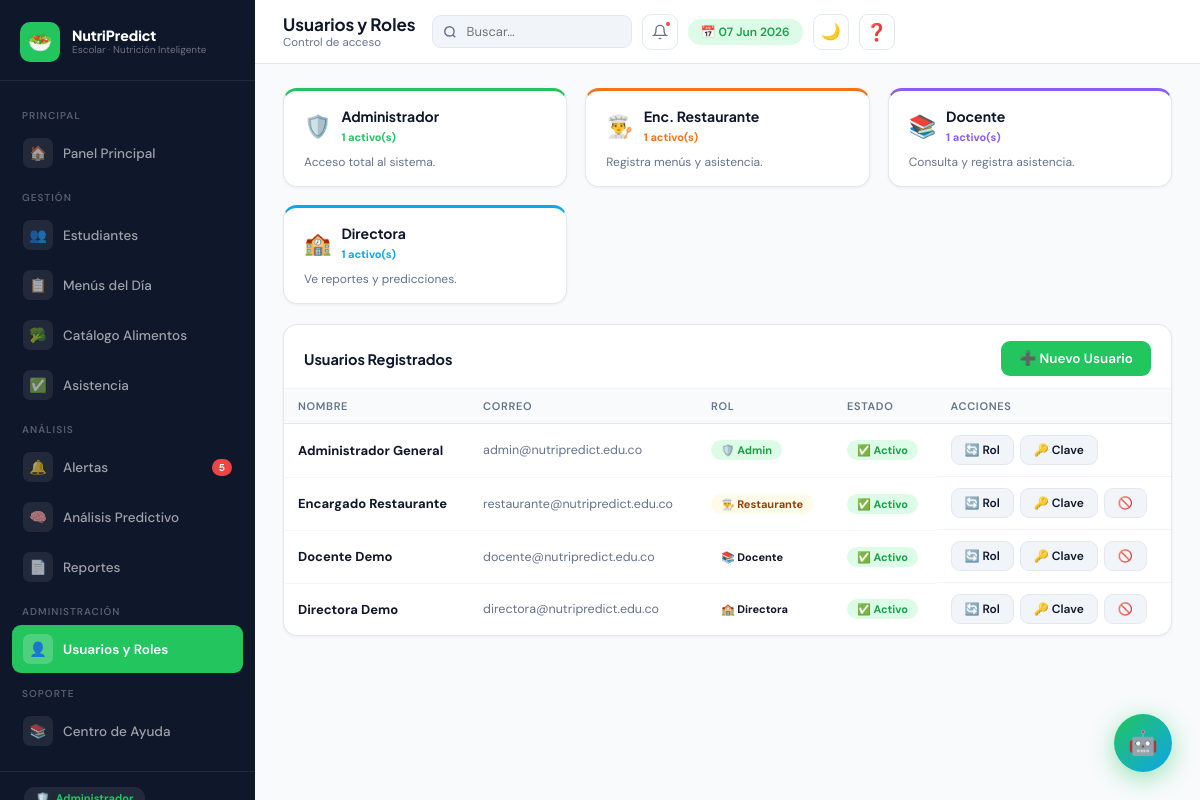
/usuarios.php (signed in), run on the app's committed database.
### tables this page shows
CREATE TABLE IF NOT EXISTS usuarios (
    id              INT AUTO_INCREMENT PRIMARY KEY,
    nombre          VARCHAR(120) NOT NULL,
    email           VARCHAR(160) NOT NULL UNIQUE,
    password        VARCHAR(255) NOT NULL,
    rol             ENUM('admin','encargado_restaurante','docente','directora') NOT NULL DEFAULT 'docente',
    activo          TINYINT(1) NOT NULL DEFAULT 1,
    fecha_creacion  TIMESTAMP NOT NULL DEFAULT CURRENT_TIMESTAMP
);

### includes/roles.php (called while the page is built, shortened)
<?php
$PERMISOS = [
    'admin' => [
        'dashboard', 'estudiantes', 'menus', 'alimentos', 'asistencia',
        'alertas', 'reportes', 'predictivo', 'usuarios', 'configuracion'
    ],
    'encargado_restaurante' => [
        'dashboard', 'menus', 'alimentos', 'asistencia', 'alertas'
    ],
    'docente' => [
        'dashboard', 'estudiantes_ver', 'alertas_ver', 'reportes_ver'
    ],
    'directora' => [
        'dashboard', 'reportes', 'predictivo_ver', 'alertas_ver',
        'estudiantes_ver', 'menus_ver'
    ]
];
function tienePermiso($modulo) {
    global $PERMISOS;
    $rol = $_SESSION['usuario']['rol'] ?? '';
    return in_array($modulo, $PERMISOS[$rol] ?? []);
}

### presenters/AuthPresenter.php (called while the page is built, shortened)
<?php
require_once 'models/UsuarioModel.php';
class UsuarioPresenter {
    private $model;
    public function __construct($conn) {
        $this->model = new UsuarioModel($conn);
    }
    public function obtenerUsuarios() {
        return $this->model->obtenerTodos();
    }
    public function contarPorRol($rol) {
        return $this->model->contarPorRol($rol);
    }
}

### models/UsuarioModel.php (called while the page is built, shortened)
<?php
class UsuarioModel {
    private $conn;
    public function __construct($conn) {
        $this->conn = $conn;
    }
    public function obtenerTodos() {
        return $this->conn->query("SELECT * FROM usuarios ORDER BY rol, nombre");
    }
    public function contarPorRol($rol) {
        $rol = mysqli_real_escape_string($this->conn, $rol);
        return $this->conn->query("SELECT COUNT(*) AS t FROM usuarios WHERE rol='$rol' AND activo=1")->fetch_assoc()['t'];
    }
}

### usuarios.php (the view, shortened to what this page needs)
<?php
require_once 'includes/db.php';
require_once 'includes/roles.php';
require_once 'presenters/AuthPresenter.php';
$presenter = new UsuarioPresenter($conn);
$presenter->manejarRequest();
$usuarios = $presenter->obtenerUsuarios();
include 'includes/header.php';
?>
<div class="grid-3" style="margin-bottom:20px">
<?php foreach(['admin'=>['🛡️','Administrador','#22c55e','Acceso total al sistema.'],'encargado_restaurante'=>['👨‍🍳','Enc. Restaurante','#f97316','Registra menús y asistencia.'],'docente'=>['📚','Docente','#8b5cf6','Consulta y registra asistencia.'],'directora'=>['🏫','Directora','#0ea5e9','Ve reportes y predicciones.']] as $rol=>[$ico,$lbl,$col,$desc]):
    $cnt=$presenter->contarPorRol($rol); ?>
<div class="card" style="border-top:3px solid <?=$col?>"><div class="card-body">
    <div style="display:flex;align-items:center;gap:10px;margin-bottom:8px">
        <span style="font-size:22px"><?=$ico?></span>
        <div><div style="font-family:'Plus Jakarta Sans',sans-serif;font-weight:700;font-size:14px"><?=$lbl?></div><span style="font-size:11px;font-weight:700;color:<?=$col?>"><?=$cnt?> activo(s)</span></div>
    </div>
    <p style="font-size:12px;color:var(--gris)"><?=$desc?></p>
</div></div>
<?php endforeach; ?>
</div>
<div class="card" style="margin-bottom:20px">
    <div class="card-header"><div class="card-title">Usuarios Registrados</div><button class="btn btn-primary" data-modal="modalCrear">➕ Nuevo Usuario</button></div>
    <div class="table-wrap"><table>
        <thead><tr><th>Nombre</th><th>Correo</th><th>Rol</th><th>Estado</th><th>Acciones</th></tr></thead>
        <tbody>
        <?php $chips=['admin'=>['chip-verde','🛡️ Admin'],'encargado_restaurante'=>['chip-amarillo','👨‍🍳 Restaurante'],'docente'=>['chip','📚 Docente'],'directora'=>['chip','🏫 Directora']];
        while($u=$usuarios->fetch_assoc()): $rc=$chips[$u['rol']]??['chip','👤']; ?>
        <tr style="<?=!$u['activo']?'opacity:.5':''?>">
            <td><strong><?=htmlspecialchars($u['nombre'])?></strong></td>
            <td style="font-size:12.5px;color:var(--gris)"><?=htmlspecialchars($u['email'])?></td>
            <td><span class="chip <?=$rc[0]?>"><?=$rc[1]?></span></td>
            <td><span class="chip <?=$u['activo']?'chip-verde':'chip-rojo'?>"><?=$u['activo']?'✅ Activo':'❌ Inactivo'?></span></td>
            <td style="display:flex;gap:6px;flex-wrap:wrap">
                <button class="btn btn-secondary btn-sm" onclick='abrirRol(<?=$u['id']?>,"<?=$u['rol']?>","<?=htmlspecialchars($u['nombre'])?>")'>🔄 Rol</button>
                <button class="btn btn-secondary btn-sm" onclick='abrirPass(<?=$u['id']?>,"<?=htmlspecialchars($u['nombre'])?>")'>🔑 Clave</button>
                <?php if($u['id']!=$_SESSION['usuario_id']): ?>
                <a href="usuarios.php?toggle=<?=$u['id']?>" class="btn btn-secondary btn-sm" data-confirm="¿<?=$u['activo']?'Desactivar':'Activar'?> usuario?"><?=$u['activo']?'🚫':'✅'?></a>
                <?php endif; ?>
            </td>
        </tr>
        <?php endwhile; ?>
        </tbody>
    </table></div>
</div>
<?php include 'includes/footer.php'; ?>

### css/main.css (style rules this page uses)
:root { --verde: #22c55e; --verde-dark: #16a34a; --verde-light: #dcfce7; --azul-dark: #0f172a; --gris: #64748b; --gris-light: #f1f5f9; --blanco: #ffffff; --alerta: #f97316; --alerta-bg: #fff7ed; --rojo: #ef4444; --rojo-bg: #fef2f2; --amarillo: #eab308; --amarillo-bg: #fefce8; --lila: #8b5cf6; --lila-bg: #f5f3ff; --teal: #14b8a6; --teal-bg: #f0fdfa; --sombra-sm: 0 1px 3px rgba(0,0,0,.06); --sombra: 0 4px 16px rgba(0,0,0,.08); --radio: 14px; }
*,*::before,*::after { margin:0;padding:0;box-sizing:border-box }
body { font-family:'DM Sans',sans-serif;background:#f8fafc;color:var(--azul-dark);min-height:100vh;display:flex }
.card { background:#fff;border-radius:var(--radio);border:1.5px solid #e2e8f0;box-shadow:var(--sombra-sm);overflow:hidden }
.card-header { padding:16px 20px 12px;border-bottom:1px solid #f1f5f9;display:flex;align-items:center;justify-content:space-between }
.card-title { font-family:'Plus Jakarta Sans',sans-serif;font-weight:700;font-size:14.5px;color:var(--azul-dark) }
.card-body { padding:16px 20px }
.btn { display:inline-flex;align-items:center;gap:7px;padding:9px 18px;border-radius:9px;font-size:13.5px;font-weight:600;cursor:pointer;border:none;font-family:inherit;transition:.18s;text-decoration:none }
.btn-primary { background:var(--verde);color:#fff }
.btn-secondary { background:var(--gris-light);color:var(--azul-dark);border:1.5px solid #e2e8f0 }
.btn-sm { padding:6px 13px;font-size:12px }
.table-wrap { overflow-x:auto }
table { width:100%;border-collapse:collapse }
thead th { font-size:11px;text-transform:uppercase;letter-spacing:.06em;color:var(--gris);padding:10px 14px;text-align:left;font-weight:600;background:#f8fafc;border-bottom:1px solid #e2e8f0 }
tbody td { padding:11px 14px;font-size:13px;border-bottom:1px solid #f1f5f9;vertical-align:middle }
tbody tr:last-child td { border-bottom:none }
.chip { font-size:11px;font-weight:700;padding:3px 10px;border-radius:20px;display:inline-block }
.chip-verde { background:var(--verde-light);color:var(--verde-dark) }
.chip-amarillo { background:var(--amarillo-bg);color:#92400e }
.grid-3 { display:grid;grid-template-columns:1fr 1fr 1fr;gap:18px }

### data on the page
usuarios: nombre "Administrador General", email "admin@nutripredict.edu.co", rol "🛡️ Admin", activo "✅ Activo"
usuarios: nombre "Encargado Restaurante", email "restaurante@nutripredict.edu.co", rol "👨‍🍳 Restaurante", activo "✅ Activo"
usuarios: nombre "Docente Demo", email "docente@nutripredict.edu.co", rol "📚 Docente", activo "✅ Activo"
usuarios: nombre "Directora Demo", email "directora@nutripredict.edu.co", rol "🏫 Directora", activo "✅ Activo"

### other printed values
$n "5"
$page_title "Usuarios y Roles"
$page_sub "Control de acceso"
$ico "🛡️"
$lbl "Administrador"
$cnt "1"
$desc "Acceso total al sistema."
$ico "👨‍🍳"
$lbl "Enc. Restaurante"
$desc "Registra menús y asistencia."
$ico "📚"
$lbl "Docente"
$desc "Consulta y registra asistencia."
$ico "🏫"
$lbl "Directora"
